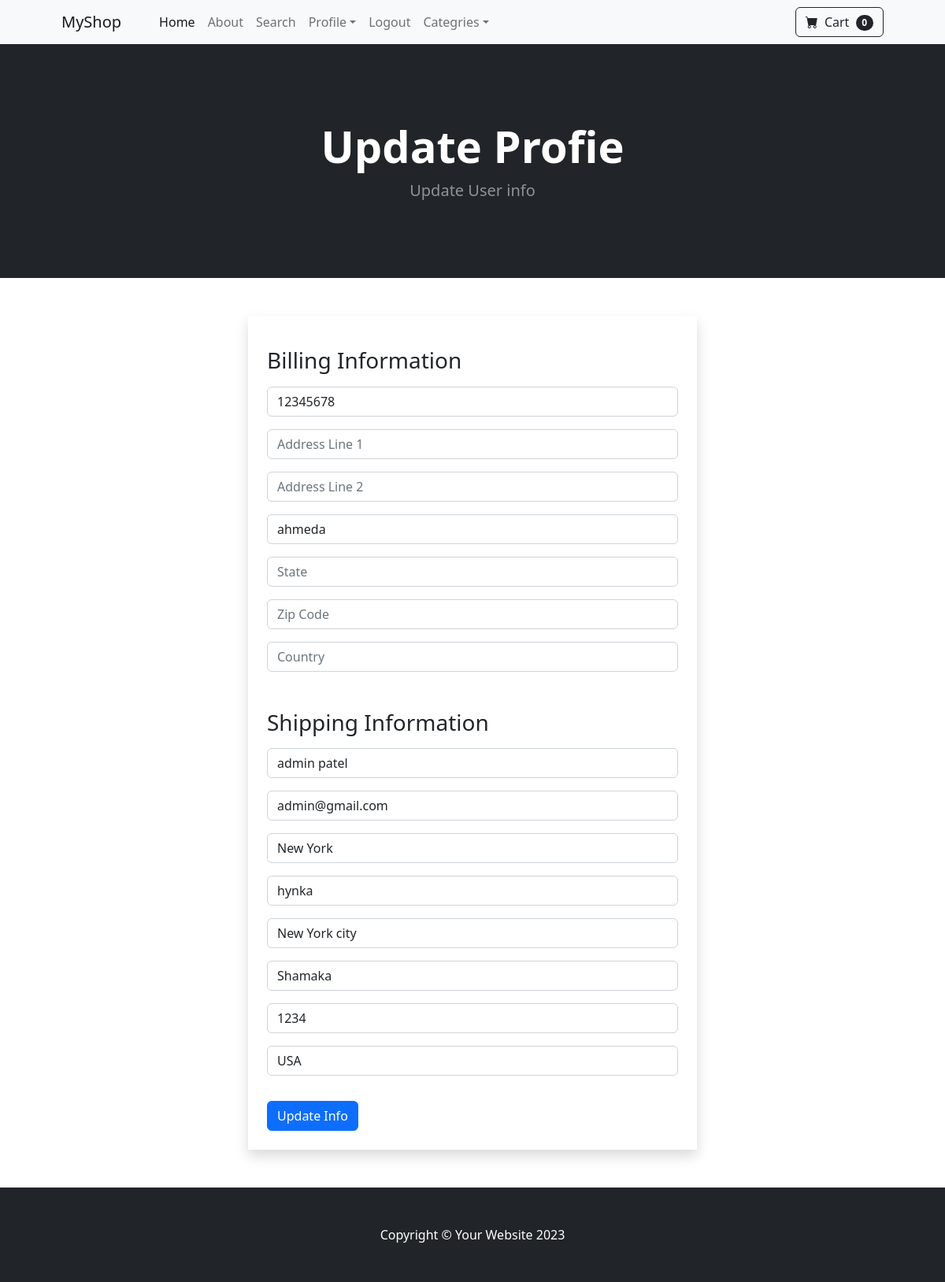
The page /update_info/ (signed in) on the database its author committed.
### shop/models.py (models this page shows, shortened)
class Profile(models.Model):
    user = models.OneToOneField(User, on_delete=models.CASCADE)
    date_modified = models.DateTimeField(User,auto_now_add=True)
    phone = models.CharField(max_length=20,blank=True)
    address1 = models.CharField(max_length=200, blank=True)
    address2 = models.CharField(max_length=200, blank=True)
    city = models.CharField(max_length=100, blank=True)
    state = models.CharField(max_length=100, blank=True)
    zip_code = models.CharField(max_length=20, blank=True)
    country = models.CharField(max_length=100, blank=True)
    old_cart = models.CharField(max_length=100, blank=True, null=True)

### payment/models.py (models this page shows, shortened)
class ShippingAddress(models.Model):
    user = models.ForeignKey(User,on_delete=models.CASCADE,null=True,blank=True)
    shipping_full_name = models.CharField(max_length=100)
    shipping_email = models.EmailField(max_length=100)
    shipping_address1 = models.CharField(max_length=100)
    shipping_address2 = models.CharField(max_length=100, null=True, blank=True)
    shipping_city = models.CharField(max_length=50)
    shipping_state = models.CharField(max_length=50, null=True, blank=True)
    shipping_postal_code = models.CharField(max_length=20, null=True, blank=True)
    shipping_country = models.CharField(max_length=50)
    class Meta:
        verbose_name_plural = "Shipping Address"

### shop/views.py (the view)
# urls.py: path('update_info/', views.update_info, name='update_info'),
def update_info(request):
    if request.user.is_authenticated:
        current_user = Profile.objects.get(user__id=request.user.id)
        shipping_user = ShippingAddress.objects.get(user__id = request.user.id)
        info_form = UserInfoForm(request.POST or None, instance=current_user)
        shipping_form = ShippingForm(request.POST or None, instance=shipping_user)
        if info_form.is_valid() or shipping_form.is_valid():
            info_form.save()
            shipping_form.save()
            messages.success(request, ('User Info updated successfully'))
            return redirect('home')
        return render(request, 'update_info.html', {'user_form': info_form , 'shipping_form':shipping_form})
    else:
        messages.success(
            request, ('You must be logged in to access this page'))
        return redirect('login')

### cart/cart.py (called while the page is built)
    def __len__(self):
        return len(self.cart)

### cart/context_processors.py (called while the page is built)
def cart(request):
    return {'cart':Cart(request)}

### shop/templates/update_info.html (shortened to what this page needs)
{% extends 'base.html' %}
{% block content %}
<header class="bg-dark py-5">
    <div class="container px-4 px-lg-5 my-5">
        <div class="text-center text-white">
            <h1 class="display-4 fw-bolder">Update Profie</h1>
            <p class="lead fw-normal text-white-50 mb-0">Update User info</p>
        </div>
    </div>
</header>
<div class="container my-5 ">
    <div class="row justify-content-md-center">
        <div class="col-6 shadow p-4">
            <form method="POST" action="{% url 'update_info' %}">
                    <h3 class="my-3">Billing Information</h3>
                {{ user_form.as_p }}
                    <h3 class="mt-5 mb-3">Shipping Information</h3>
                {{ shipping_form.as_p }}
                <button type="submit" class="btn btn-primary mt-3">
                    Update Info
                </button>
            </form>
        </div>
    </div>
</div>
{% endblock content %}

### rows shown on the page
Profile: phone "12345678", city "ahmeda"
ShippingAddress: shipping_full_name "admin patel", shipping_email "admin@gmail.com", shipping_address1 "New York", shipping_address2 "hynka", shipping_city "New York city", shipping_state "Shamaka", shipping_postal_code "1234", shipping_country "USA"

### other values the page prints
{{ cart|length }} "0"
